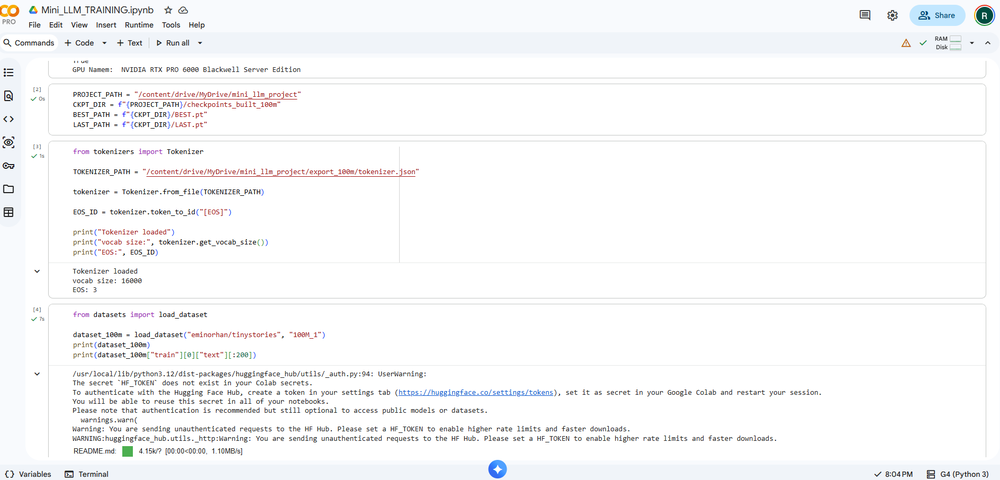
#> input picture 02_deep_learning/mini_gpt_from_scratch/Screenshoot/tokenizer_data_load.png.png, 1000 x 480 px, shrunk from 1889 x 907 before the run
$ python -i cartoonify.py   (imports and definitions only)
#> lines starting #> are read from the running program, lines starting #| are printed output that depends on the picture
#> further down, picture is the input picture: shape (480, 1000, 3); mean B, G, R 248.8, 248, 247.6
"""
Cartoonify Image
Converts images to cartoon style
"""

import cv2
import numpy as np

def cartoonify(image):
    """Convert image to cartoon style"""
    # bilateral filter for smoothing
    filtered = cv2.bilateralFilter(image, 9, 75, 75)

    # convert to grayscale
    gray = cv2.cvtColor(filtered, cv2.COLOR_BGR2GRAY)

    # edge detection
    edges = cv2.adaptiveThreshold(gray, 255, cv2.ADAPTIVE_THRESH_MEAN_C,
                                   cv2.THRESH_BINARY, 9, 9)
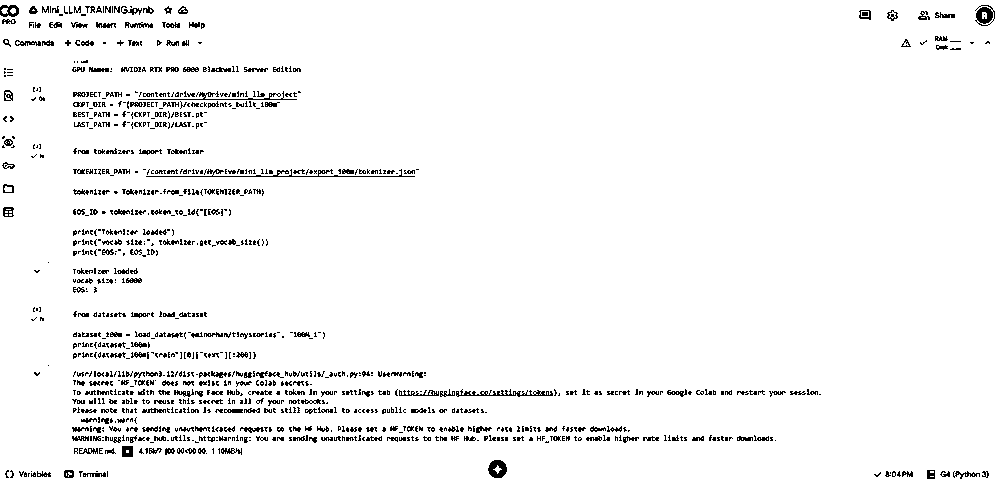
#> edges: shape (480, 1000); 95.9% white; black in thin lines or dots

    # color quantization
    data = image.reshape((-1, 3))
    data = np.float32(data)
    criteria = (cv2.TERM_CRITERIA_EPS + cv2.TERM_CRITERIA_MAX_ITER, 20, 1.0)
    _, labels, centers = cv2.kmeans(data, 8, None, criteria, 10, cv2.KMEANS_RANDOM_CENTERS)
#> centers = [[132.7, 130, 129.8], [232.5, 213.4, 195], [87.97, 86.06, 79.26], [170.9, 183.2, 205.8], [255.5, 255.1, 254.9], [200.6, 163.3, 136.9], [244.1, 241.6, 239], [120, 136.5, 194.2]]
    centers = np.uint8(centers)
#> centers = [[132, 130, 129], [232, 213, 195], [87, 86, 79], [170, 183, 205], [255, 255, 254], [200, 163, 136], [244, 241, 239], [119, 136, 194]]
    quantized = centers[labels.flatten()].reshape(image.shape)

    # combine edges and quantized colors
    edges_colored = cv2.cvtColor(edges, cv2.COLOR_GRAY2BGR)
#> edges_colored: shape (480, 1000, 3); 95.9% white; black in thin lines or dots
    cartoon = cv2.bitwise_and(quantized, edges_colored)

    return cartoon

# test
# img = cv2.imread('input.jpg')
# cartoon = cartoonify(img)
# cv2.imwrite('cartoon.jpg', cartoon)

# [1 line not run here, left out]

>>> import cv2
>>> picture = cv2.imread('../../02_deep_learning/mini_gpt_from_scratch/Screenshoot/tokenizer_data_load.png.png')
>>> result = cartoonify(picture)

$ run again, on 02_deep_learning/mini_gpt_from_scratch/Screenshoot/Best_load_model_.png.png
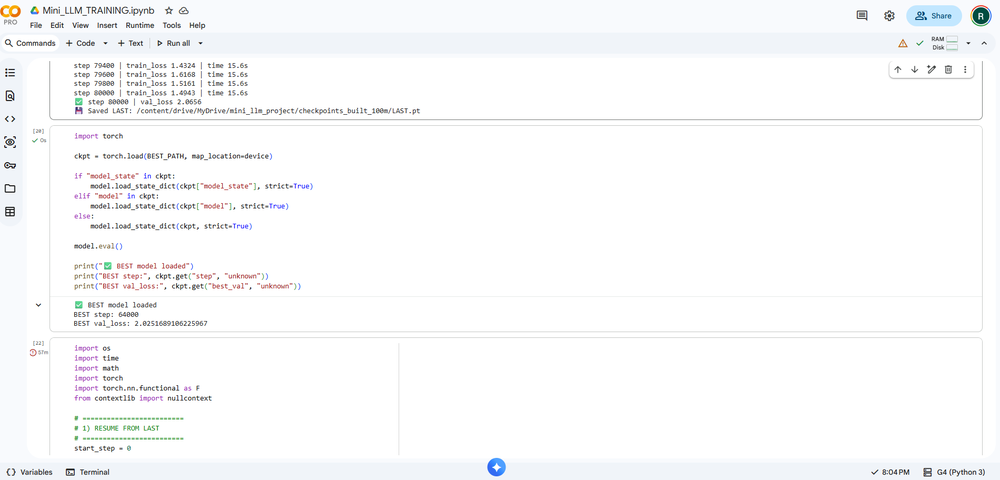
#> input picture 02_deep_learning/mini_gpt_from_scratch/Screenshoot/Best_load_model_.png.png, 1000 x 480 px, shrunk from 1899 x 912 before the run
#> picture is the input picture: shape (480, 1000, 3); mean B, G, R 250.6, 249.8, 249.2
#> in cartoonify, `edges = cv2.adaptiveThreshold(gray, 255, cv2.ADAPTIVE_THRESH_MEAN_C, c..`:
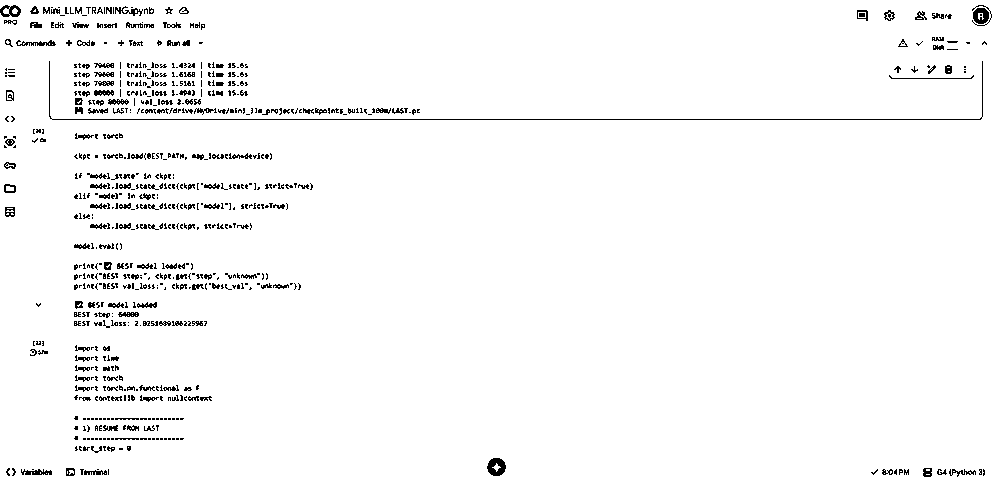
#> edges: shape (480, 1000); 97% white; black in thin lines or dots
#> in cartoonify, `_, labels, centers = cv2.kmeans(data, 8, None, criteria, 10, cv2.KMEAN..`: centers = [[162.2, 153.7, 139.5], [192.1, 188.4, 192.9], [114.2, 114.8, 113.4], [230.9, 228.3, 224.2], [248.2, 143, 95.95], [122.6, 147.9, 194.5], [70.95, 68.82, 50.41], [254.9, 254, 253.6]]
#> in cartoonify, `centers = np.uint8(centers)`: centers = [[162, 153, 139], [192, 188, 192], [114, 114, 113], [230, 228, 224], [248, 142, 95], [122, 147, 194], [70, 68, 50], [254, 253, 253]]
#> edges_colored: shape (480, 1000, 3); 97% white; black in thin lines or dots

$ run again, on 02_deep_learning/mini_gpt_from_scratch/Screenshoot/Text_generation_png.png
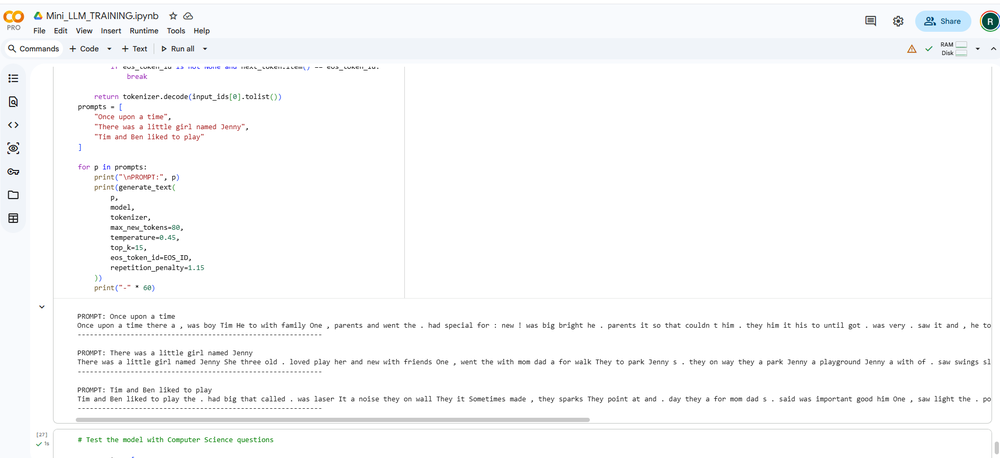
#> input picture 02_deep_learning/mini_gpt_from_scratch/Screenshoot/Text_generation_png.png, 1000 x 458 px, shrunk from 1887 x 865 before the run
#> picture is the input picture: shape (458, 1000, 3); mean B, G, R 250.2, 249.7, 249.2
#> in cartoonify, `edges = cv2.adaptiveThreshold(gray, 255, cv2.ADAPTIVE_THRESH_MEAN_C, c..`:
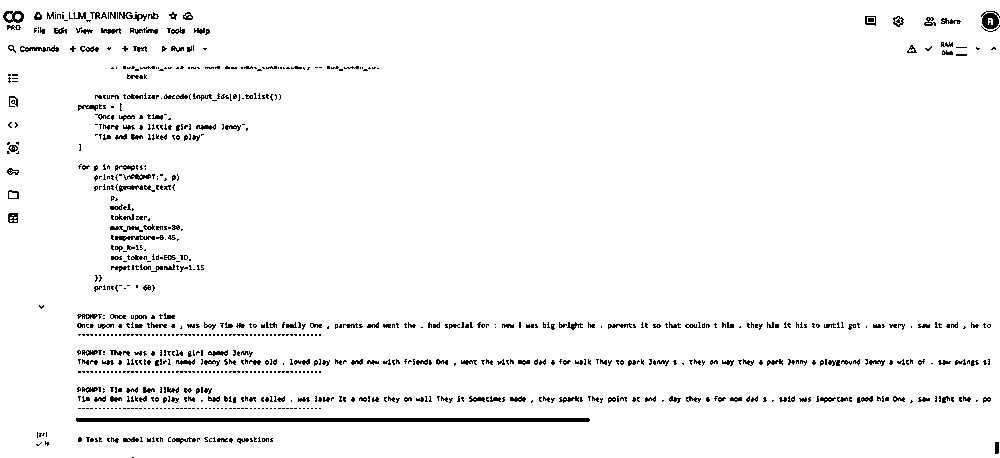
#> edges: shape (458, 1000); 96.4% white; black in thin lines or dots
#> in cartoonify, `_, labels, centers = cv2.kmeans(data, 8, None, criteria, 10, cv2.KMEAN..`: centers = [[191.7, 192.5, 193.5], [227.1, 161.3, 136], [230.3, 227.9, 223.6], [142.7, 146.2, 141.4], [95.2, 95.81, 86.24], [255.1, 254.5, 254.1], [135.8, 146.2, 205.5], [25.32, 145.6, 237.9]]
#> in cartoonify, `centers = np.uint8(centers)`: centers = [[191, 192, 193], [227, 161, 136], [230, 227, 223], [142, 146, 141], [95, 95, 86], [255, 254, 254], [135, 146, 205], [25, 145, 237]]
#> edges_colored: shape (458, 1000, 3); 96.4% white; black in thin lines or dots

$ run again, on 02_deep_learning/mini_gpt_from_scratch/Screenshoot/training_log_1.png.png
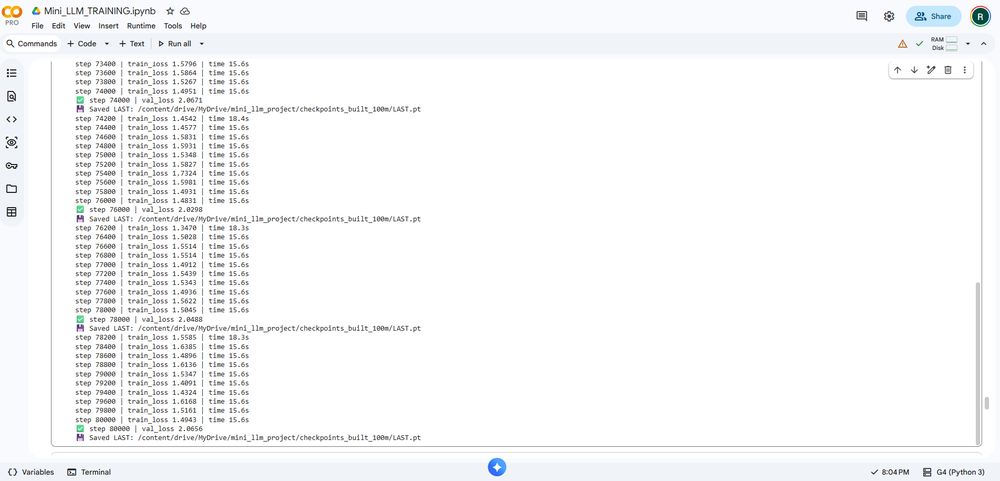
#> input picture 02_deep_learning/mini_gpt_from_scratch/Screenshoot/training_log_1.png.png, 1000 x 481 px, shrunk from 1903 x 915 before the run
#> picture is the input picture: shape (481, 1000, 3); mean B, G, R 248.4, 247.7, 247
#> in cartoonify, `edges = cv2.adaptiveThreshold(gray, 255, cv2.ADAPTIVE_THRESH_MEAN_C, c..`:
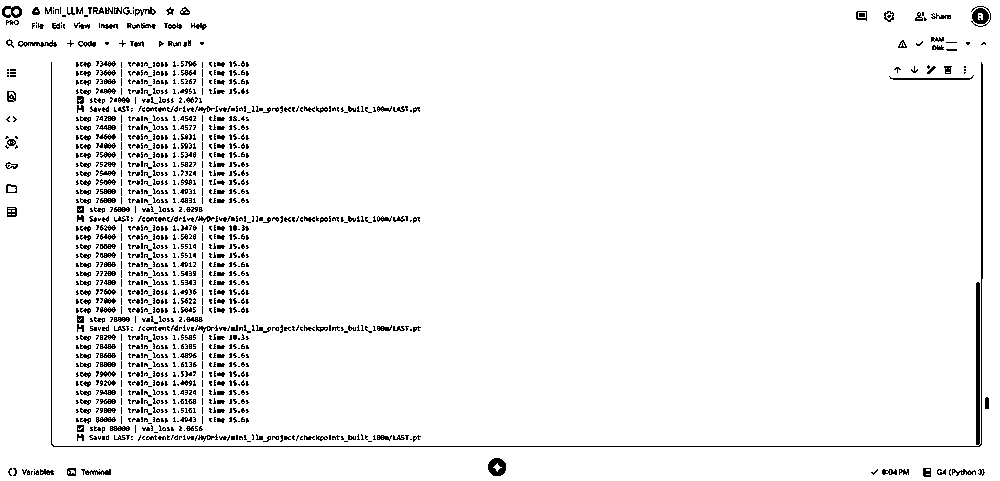
#> edges: shape (481, 1000); 95% white; black in thin lines or dots
#> in cartoonify, `_, labels, centers = cv2.kmeans(data, 8, None, criteria, 10, cv2.KMEAN..`: centers = [[132.6, 134.8, 142.4], [237.7, 218.8, 194.8], [97.43, 91.98, 87.8], [181.1, 188.5, 195.8], [254.8, 253.9, 253.5], [182.5, 161.2, 140.5], [220.6, 228.4, 233.3], [34.07, 146.5, 237.3]]
#> in cartoonify, `centers = np.uint8(centers)`: centers = [[132, 134, 142], [237, 218, 194], [97, 91, 87], [181, 188, 195], [254, 253, 253], [182, 161, 140], [220, 228, 233], [34, 146, 237]]
#> edges_colored: shape (481, 1000, 3); 95% white; black in thin lines or dots
